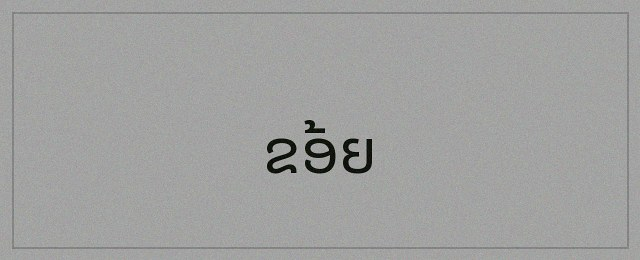
#> input picture data/gold/images/gold_card_0006.jpg, 640 x 260 px
$ python -i document_ocr.py   (imports and definitions only)
#> lines starting #> are read from the running program, lines starting #| are printed output that depends on the picture; after the words box and inside, x2 and y2 are one past the last pixel; in counts of white or black regions, pixels touching at a corner belong together
### src/preprocessing/segmentation.py
"""
Module Phân đoạn dòng và vùng văn bản (Line & Text Region Segmentation).
Bao gồm 4 giải thuật so sánh trên tập 30 trang sách (Phase P3):
  1. Horizontal Projection Profile (HPP) - Phân tích đặc thù 4 tầng chữ Lào
  2. RLSA (Run-Length Smoothing Algorithm)
  3. Connected Components + X-overlap bounding box merging
  4. Density / Morphological Text Line Detector
"""
import math
from typing import List, Tuple, Dict, Any
import numpy as np
import cv2


def segment_lines_horizontal_projection(binary_img: np.ndarray, min_line_height: int = 15, valley_thresh: int = 2) -> List[Tuple[int, int, int, int]]:
    """
    Phương pháp 1: Horizontal Projection Profile (HPP).
    Chiếu tổng số điểm ảnh đen theo từng hàng (Horizontal histogram).
    Các thung lũng (Valleys) giữa các đỉnh thể hiện khoảng cách giữa các dòng.
    Đặc thù chữ Lào: Dấu thanh tầng 1 của dòng dưới đôi khi chạm nguyên âm dưới tầng 4 của dòng trên.
    """
    h, w = binary_img.shape
    # Điểm ảnh chữ màu đen (0) -> đếm số lượng pixel chữ trên từng hàng y
    text_pixels = np.sum(binary_img == 0, axis=1)

    lines = []
    in_line = False
    start_y = 0

    for y in range(h):
        val = text_pixels[y]
        if val > valley_thresh and not in_line:
            in_line = True
            start_y = y
        elif val <= valley_thresh and in_line:
            in_line = False
            end_y = y
            if (end_y - start_y) >= min_line_height:
                lines.append((0, start_y, w, end_y))

    if in_line and (h - start_y) >= min_line_height:
        lines.append((0, start_y, w, h))

    return lines


# [164 lines left out: functions run_length_smoothing, segment_lines_rlsa, segment_lines_connected_components, segment_lines_morphological, compute_box_iou, evaluate_line_segmentation, not called in this run]

### src/ocr/document_ocr.py
"""
Module Nhận Dạng Đoạn Văn Bản & Tài Liệu Tiếng Lào (Paragraph & Document OCR Engine).
Kết hợp Xử lý ảnh số (DIP Line Segmentation: HPP / RLSA) với Động cơ OCR
(LaoCRNN Line-by-line hoặc Tesseract Multi-line Block).
"""
import os
import time
from dataclasses import dataclass, field
from typing import List, Tuple, Dict, Any, Optional
import numpy as np
import cv2
from PIL import Image

# [13 lines not run here, left out]

from src.preprocessing.normalize import normalize_lao
from src.preprocessing.segmentation import (
    segment_lines_horizontal_projection,
    segment_lines_rlsa,
)


def preprocess_line_crop(crop: np.ndarray) -> np.ndarray:
    """Tiền xử lý ảnh dòng cắt chuẩn DIP: Tăng tương phản CLAHE và thêm đệm viền an toàn."""
    if crop is None or crop.size == 0:
        return crop
    if crop.ndim == 3:
        gray = cv2.cvtColor(crop, cv2.COLOR_RGB2GRAY)
    else:
        gray = crop.copy()

    # Tăng tương phản cục bộ thích nghi CLAHE
    clahe = cv2.createCLAHE(clipLimit=2.0, tileGridSize=(8, 8))
    enhanced = clahe.apply(gray)

    # Thêm viền an toàn để bảo toàn nét móc và dấu thanh
    padded = cv2.copyMakeBorder(enhanced, 6, 6, 12, 12, cv2.BORDER_CONSTANT, value=255)
    return padded


@dataclass
class LineResult:
    line_index: int
    box: Tuple[int, int, int, int]  # (x1, y1, x2, y2)
    text: str
    confidence: float = 1.0


@dataclass
class DocumentOCRResult:
    full_text: str
    lines: List[LineResult]
    annotated_image: np.ndarray
    num_lines: int
    elapsed_ms: float
    engine_name: str


def detect_and_crop_lines(
    image_np: np.ndarray,
    method: str = "hpp",
    min_line_height: int = 15,
    padding_y: int = 4
) -> Tuple[List[np.ndarray], List[Tuple[int, int, int, int]], np.ndarray]:
    """
    Phát hiện và cắt các dòng văn bản từ ảnh tài liệu nhiều dòng.
    Đặc thù tiếng Lào: Thêm padding_y để bảo toàn dấu thanh tầng 1 và nguyên âm tầng 4.

    Args:
        image_np: Ảnh đầu vào (H, W) hoặc (H, W, C)
        method: 'hpp' (Horizontal Projection) hoặc 'rlsa' (Run-Length Smoothing)
        min_line_height: Chiều cao tối thiểu của một dòng hợp lệ (pixel)
        padding_y: Khoảng đệm an toàn theo trục dọc để tránh cắt cụt dấu

    Returns:
        cropped_lines: Danh sách ảnh con từng dòng
        line_boxes: Danh sách tọa độ (x1, y1, x2, y2)
        annotated_img: Ảnh gốc có vẽ bounding box minh họa
    """
#> called with method = 'hpp', min_line_height = 14, padding_y = 3
    h, w = image_np.shape[:2]
#> h = 260; w = 640

    # 1. Chuyển sang ảnh xám và nhị phân hóa Otsu phục vụ phát hiện dòng
    if image_np.ndim == 3:
        gray = cv2.cvtColor(image_np, cv2.COLOR_RGB2GRAY)
        annotated_img = image_np.copy()
    else:
        gray = image_np.copy()
        annotated_img = cv2.cvtColor(image_np, cv2.COLOR_GRAY2RGB)

    # Khử nhiễu nhẹ trước khi nhị phân
    blurred = cv2.GaussianBlur(gray, (3, 3), 0)
    _, binary = cv2.threshold(blurred, 0, 255, cv2.THRESH_BINARY + cv2.THRESH_OTSU)
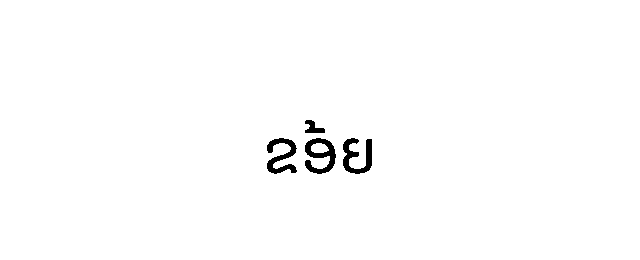
#> binary: shape (260, 640); 98.9% white; 4 black regions, box (x1, y1, x2, y2) and area: (305, 138, 336, 174) 559, (343, 138, 372, 174) 529, (267, 138, 297, 174) 516, (305, 120, 325, 133) 150

    # Đảm bảo chữ màu đen (0), nền trắng (255)
    white_pixels = np.sum(binary == 255)
#> white_pixels = 164646
    black_pixels = np.sum(binary == 0)
#> black_pixels = 1754
    if black_pixels > white_pixels:
        binary = cv2.bitwise_not(binary)

    # 2. Phân đoạn dòng
    if method.lower() == "rlsa":
        raw_boxes = segment_lines_rlsa(binary, thresh_h=35)
    else:
        adaptive_valley = max(4, int(w * 0.015))
#> adaptive_valley = 9
        raw_boxes = segment_lines_horizontal_projection(binary, min_line_height=min_line_height, valley_thresh=adaptive_valley)
#> in segment_lines_horizontal_projection, `text_pixels = np.sum(binary_img == 0, axis=1)`: text_pixels = 260 values, max 73 at index 169, min 0 at index 0, mean 6.75
#> the loop in segment_lines_horizontal_projection, `for y in range(h):` made 260 passes
#> val on passes 1 to 12: 0, 0, 0, 0, 0, 0, 0, 0, 0, 0, 0, 0
#> after the loop in segment_lines_horizontal_projection, `for y in range(h):`: end_y = 174; in_line = False; lines = [(0, 138, 640, 174)]; start_y = 138
#> raw_boxes = [(0, 138, 640, 174)]

    # Nếu không phát hiện được dòng nào, coi toàn bộ ảnh là 1 dòng
    if not raw_boxes:
        raw_boxes = [(0, 0, w, h)]

    # Sắp xếp các dòng theo tọa độ y từ trên xuống dưới
    raw_boxes.sort(key=lambda b: b[1])

    cropped_lines = []
    line_boxes = []

    for idx, (x1, y1, x2, y2) in enumerate(raw_boxes):
        # Mở rộng đệm padding an toàn cho 4 tầng độ cao chữ Lào
        adj_y1 = max(0, y1 - padding_y)
        adj_y2 = min(h, y2 + padding_y)
        adj_x1 = max(0, x1)
        adj_x2 = min(w, x2)

        line_h = adj_y2 - adj_y1
        if line_h < min_line_height:
            continue

        box = (adj_x1, adj_y1, adj_x2, adj_y2)
        line_boxes.append(box)

        # Cắt dòng từ ảnh gốc
        line_crop = image_np[adj_y1:adj_y2, adj_x1:adj_x2]
        cropped_lines.append(line_crop)

        # Vẽ bounding box lên annotated_img
        cv2.rectangle(annotated_img, (adj_x1, adj_y1), (adj_x2, adj_y2), (46, 204, 113), 2)
        badge_text = f"L{idx + 1}"
        cv2.putText(
            annotated_img,
            badge_text,
            (adj_x1 + 4, max(adj_y1 + 16, 16)),
            cv2.FONT_HERSHEY_SIMPLEX,
            0.5,
            (231, 76, 60),
            2,
            cv2.LINE_AA
        )
#> this loop made 1 pass
#> (x1, y1, x2, y2, adj_y1, adj_y2, adj_x1, adj_x2) on pass 1: (0, 138, 640, 174, 135, 177, 0, 640)
#> pass 1, in detect_and_crop_lines, `line_crop = image_np[adj_y1:adj_y2, adj_x1:adj_x2]`:
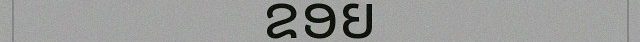
#> line_crop: shape (42, 640, 3); mean R, G, B 154.1, 154.6, 153.3
#> after the loop:
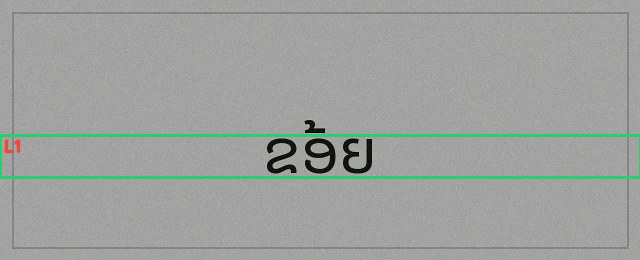
#> annotated_img: shape (260, 640, 3); mean R, G, B 157.7, 161.8, 158.6
#> after the loop, cropped_lines = 1 item; line_boxes = [(0, 135, 640, 177)]

    return cropped_lines, line_boxes, annotated_img


def run_document_ocr(
    image_np: np.ndarray,
    crnn_model=None,
    engine_choice: str = "crnn_lines",
    segmentation_method: str = "hpp"
) -> DocumentOCRResult:
    """
    Thực thi toàn luồng Nhận dạng đoạn văn bản tiếng Lào.

    Args:
        image_np: Ảnh đầu vào
        crnn_model: Mô hình LaoCRNN (nếu có)
        engine_choice: 'crnn_lines' hoặc 'tesseract_block'
        segmentation_method: 'hpp' hoặc 'rlsa'
    """
    t_start = time.perf_counter()

    # 1. Phân đoạn dòng
    cropped_lines, line_boxes, annotated_img = detect_and_crop_lines(
        image_np,
        method=segmentation_method,
        min_line_height=14,
        padding_y=3
    )
#> cropped_lines = 1 item; line_boxes = [(0, 135, 640, 177)]

    line_results: List[LineResult] = []
    text_lines: List[str] = []

    # 2. Động cơ nhận dạng theo dòng (Line-by-line: CRNN / Hybrid / Tesseract Lines)
    if "block" not in engine_choice.lower():
        for idx, (crop, box) in enumerate(zip(cropped_lines, line_boxes)):
            prep_crop = preprocess_line_crop(crop)
            line_text = ""

            if "crnn" in engine_choice.lower() and crnn_model is not None:
                try:
                    line_text = crnn_model.predict_image(prep_crop)
                except Exception:
                    line_text = ""

            # Dự phòng Tesseract nếu CRNN trống, hoặc dùng Tesseract nếu chọn Hybrid/Tesseract Lines
            if not line_text.strip() or "tess" in engine_choice.lower() or "hybrid" in engine_choice.lower():
                try:
                    import pytesseract
                    tess_text = pytesseract.image_to_string(prep_crop, lang="lao", config="--psm 7")
                    if tess_text.strip():
                        if not line_text.strip() or "tess" in engine_choice.lower() or len(tess_text.strip()) > len(line_text.strip()):
                            line_text = tess_text
                except Exception:
                    pass

            norm_line = normalize_lao(line_text).strip()
            if norm_line:
                text_lines.append(norm_line)
                line_results.append(LineResult(line_index=idx + 1, box=box, text=norm_line))
#> this loop made 1 pass
#> pass 1, in preprocess_line_crop, `enhanced = clahe.apply(gray)`:
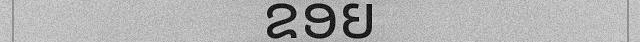
#> enhanced: shape (42, 640); min 2, max 215, mean 177.4
#> pass 1, in preprocess_line_crop, `padded = cv2.copyMakeBorder(enhanced, 6, 6, 12, 12, cv2.BORDER_CONSTAN..`:
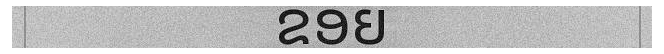
#> padded: shape (54, 664); min 2, max 255, mean 196.9
#> after the loop, line_results = []; text_lines = []
    else:
        # Chế độ Tesseract Multi-line Block
        try:
            import pytesseract
            raw_doc_text = pytesseract.image_to_string(image_np, lang="lao", config="--psm 6")
        except Exception:
            raw_doc_text = ""

        raw_lines = [normalize_lao(l).strip() for l in raw_doc_text.splitlines() if l.strip()]
        for idx, l_text in enumerate(raw_lines):
            box = line_boxes[idx] if idx < len(line_boxes) else (0, 0, image_np.shape[1], image_np.shape[0])
            line_results.append(LineResult(line_index=idx + 1, box=box, text=l_text))
            text_lines.append(l_text)

    full_text = "\n".join(text_lines)
    full_text = normalize_lao(full_text)

    # Tự động nắn chỉnh câu theo từ điển (Sentence Lexicon Alignment & Spell-check)
    try:
        from src.postprocessing.sentence_corrector import LaoSentenceCorrector
        corrector = LaoSentenceCorrector()
        full_text = corrector.correct_sentence(full_text)
    except Exception:
        pass

    if "hybrid" in engine_choice.lower():
        engine_name = f"Hybrid (LaoCRNN + Tesseract) + {segmentation_method.upper()}"
    elif "crnn" in engine_choice.lower():
        engine_name = f"LaoCRNN + {segmentation_method.upper()} Line Segmentation"
    elif "block" in engine_choice.lower():
        engine_name = "Tesseract PSM 6 Block"
    else:
        engine_name = f"Tesseract PSM 7 + {segmentation_method.upper()} Line Segmentation"

    elapsed_ms = (time.perf_counter() - t_start) * 1000

    return DocumentOCRResult(
        full_text=full_text,
        lines=line_results,
        annotated_image=annotated_img,
        num_lines=len(line_results),
        elapsed_ms=elapsed_ms,
        engine_name=engine_name
    )

>>> import cv2
>>> picture = cv2.cvtColor(cv2.imread('../../data/gold/images/gold_card_0006.jpg'), cv2.COLOR_BGR2RGB)
#> (the run stopped early here; a loop or call above may not have finished)

$ run again, on data/gold/images/gold_card_0010.jpg
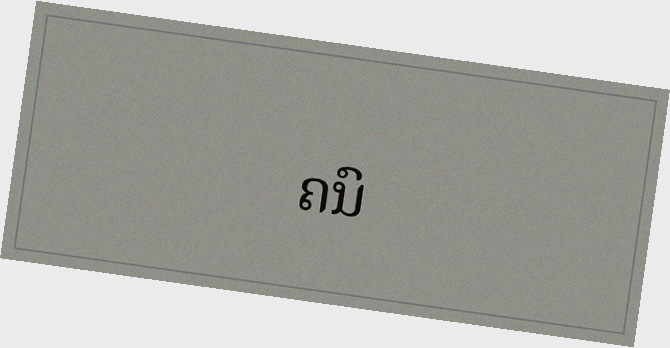
#> input picture data/gold/images/gold_card_0010.jpg, 670 x 348 px
#> in detect_and_crop_lines, `_, binary = cv2.threshold(blurred, 0, 255, cv2.THRESH_BINARY + cv2.THR..`:
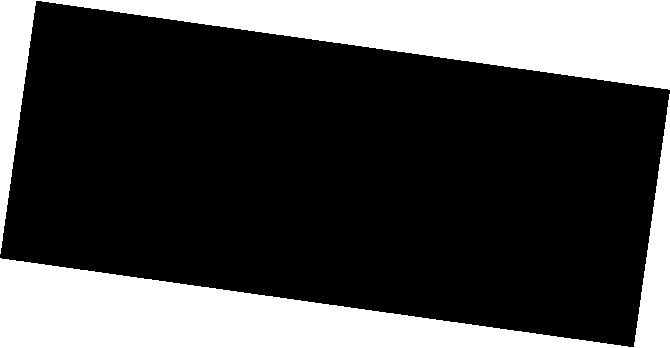
#> binary: shape (348, 670); 28.6% white; 2 white regions, box (x1, y1, x2, y2) and area: (0, 0, 670, 254) 33380, (0, 94, 670, 348) 33380
#> white_pixels = 66760
#> black_pixels = 166400
#> text_pixels = 348 values, max 670 at index 0, min 23 at index 91, mean 191.8
#> the loop in segment_lines_horizontal_projection, `for y in range(h):` made 348 passes
#> val on passes 1 to 8: 670, 664, 657, 650, 643, 636, 628, 621
#> after the loop in segment_lines_horizontal_projection, `for y in range(h):`: in_line = True; lines = []; start_y = 0
#> raw_boxes = [(0, 0, 670, 348)]
#> the loop in detect_and_crop_lines, `for idx, (x1, y1, x2, y2) in enumerate(raw_boxes):` made 1 pass
#> (x1, y1, x2, y2, adj_y1, adj_y2, adj_x1, adj_x2) on pass 1: (0, 0, 670, 348, 0, 348, 0, 670)
#> after the loop in detect_and_crop_lines, `for idx, (x1, y1, x2, y2) in enumerate(raw_boxes):`: cropped_lines = 1 item; line_boxes = [(0, 0, 670, 348)]
#> in run_document_ocr, `cropped_lines, line_boxes, annotated_img = detect_and_crop_lines( imag..`: cropped_lines = 1 item; line_boxes = [(0, 0, 670, 348)]
#> the loop in run_document_ocr, `for idx, (crop, box) in enumerate(zip(cropped_lines, line_boxes)):` made 1 pass
#> pass 1, in preprocess_line_crop, `padded = cv2.copyMakeBorder(enhanced, 6, 6, 12, 12, cv2.BORDER_CONSTAN..`:
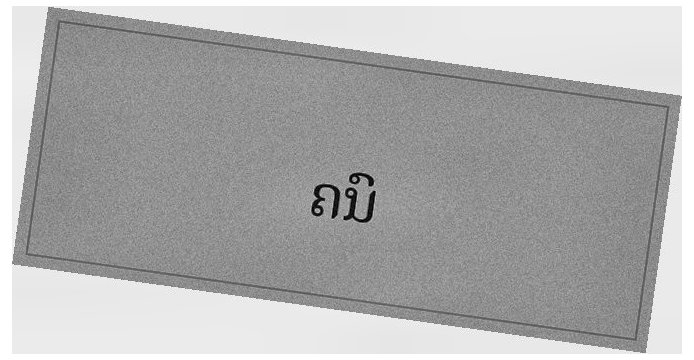
#> padded: shape (360, 694); min 1, max 255, mean 174.2
#> after the loop in run_document_ocr, `for idx, (crop, box) in enumerate(zip(cropped_lines, line_boxes)):`: line_results = []

$ run again, on data/gold/images/gold_card_0016.jpg
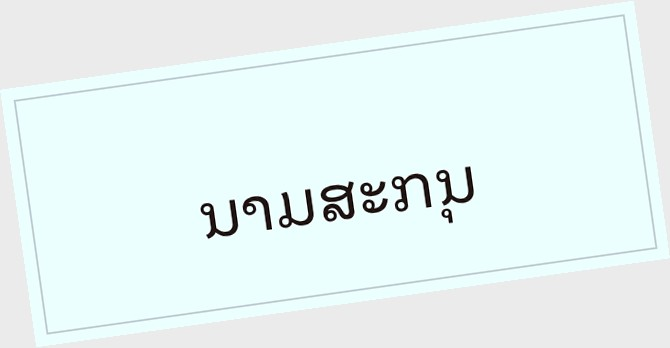
#> input picture data/gold/images/gold_card_0016.jpg, 670 x 348 px
#> binary: shape (348, 670); 98.4% white; 9 black regions, largest, box (x1, y1, x2, y2) and area: (321, 182, 355, 222) 714, (392, 174, 431, 212) 559, (436, 167, 474, 205) 514
#> white_pixels = 229473
#> black_pixels = 3687
#> text_pixels = 348 values, max 114 at index 200, min 0 at index 0, mean 10.59
#> the loop in segment_lines_horizontal_projection, `for y in range(h):` made 348 passes
#> val on passes 1 to 8: 0, 0, 0, 0, 0, 0, 0, 0
#> after the loop in segment_lines_horizontal_projection, `for y in range(h):`: end_y = 236; in_line = False; lines = [(0, 170, 670, 236)]; start_y = 170
#> raw_boxes = [(0, 170, 670, 236)]
#> the loop in detect_and_crop_lines, `for idx, (x1, y1, x2, y2) in enumerate(raw_boxes):` made 1 pass
#> (x1, y1, x2, y2, adj_y1, adj_y2, adj_x1, adj_x2) on pass 1: (0, 170, 670, 236, 167, 239, 0, 670)
#> after the loop in detect_and_crop_lines, `for idx, (x1, y1, x2, y2) in enumerate(raw_boxes):`:
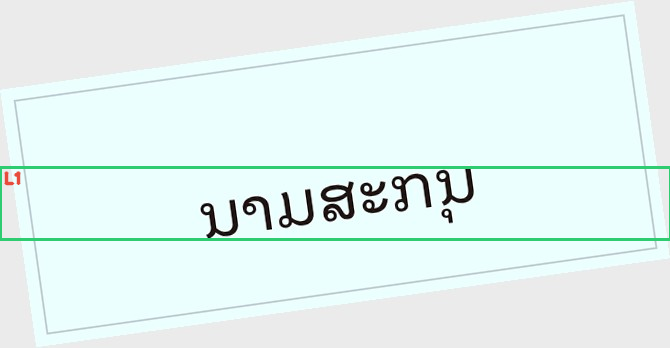
#> annotated_img: shape (348, 670, 3); mean R, G, B 228, 244, 241.8
#> after the loop in detect_and_crop_lines, `for idx, (x1, y1, x2, y2) in enumerate(raw_boxes):`: cropped_lines = 1 item; line_boxes = [(0, 167, 670, 239)]
#> in run_document_ocr, `cropped_lines, line_boxes, annotated_img = detect_and_crop_lines( imag..`: cropped_lines = 1 item; line_boxes = [(0, 167, 670, 239)]
#> the loop in run_document_ocr, `for idx, (crop, box) in enumerate(zip(cropped_lines, line_boxes)):` made 1 pass
#> pass 1, in preprocess_line_crop, `padded = cv2.copyMakeBorder(enhanced, 6, 6, 12, 12, cv2.BORDER_CONSTAN..`:
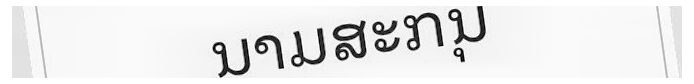
#> padded: shape (84, 694); min 1, max 255, mean 234.9
#> after the loop in run_document_ocr, `for idx, (crop, box) in enumerate(zip(cropped_lines, line_boxes)):`: line_results = []
